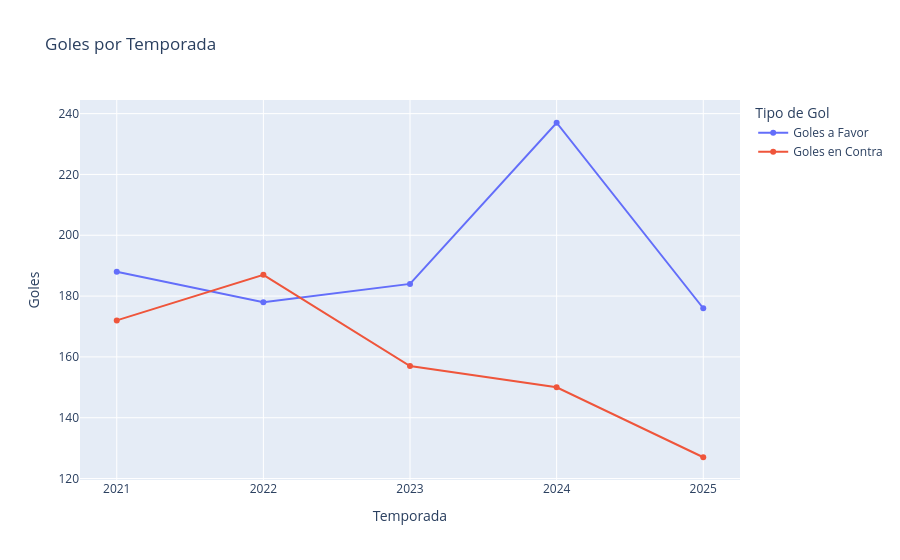

This figure's notebook cell:
### Markdown cell above
Primero veamos que tantos goles se hicieron a favor y cuantos en contra durante las nuestras 5 temporadas

### Code cell
season_g = (
    df.drop_duplicates(subset=["date", "round", "season"])
    .groupby("season")[["gf", "ga"]]
    .sum()
    .reset_index()
)
season_g["season"] = season_g["season"].astype(str)

season_g = season_g.rename(columns={"gf": "Goles a Favor", "ga": "Goles en Contra"})


df_melted = season_g.melt(
    id_vars=["season"],
    value_vars=["Goles a Favor", "Goles en Contra"],
    var_name="tipo",
    value_name="goles",
)

fig = px.line(
    df_melted,
    x="season",
    y="goles",
    color="tipo",
    markers=True,
    title="Goles por Temporada",
    labels={"season": "Temporada", "goles": "Goles", "tipo": "Tipo de Gol"},
)

fig.show()

### Figure 1 — Plotly figure (JSON) as saved in the notebook; plotly's stock layout.template omitted (floating-point values rounded to 4 significant figures)
{"data": [{"hovertemplate": "Tipo de Gol=Goles a Favor<br>Temporada=%{x}<br>Goles=%{y}<extra></extra>", "legendgroup": "Goles a Favor", "line": {"color": "#636efa", "dash": "solid"}, "marker": {"symbol": "circle"}, "mode": "lines+markers", "name": "Goles a Favor", "orientation": "v", "showlegend": true, "type": "scatter", "x": ["2021", "2022", "2023", "2024", "2025"], "xaxis": "x", "y": [188, 178, 184, 237, 176], "yaxis": "y"}, {"hovertemplate": "Tipo de Gol=Goles en Contra<br>Temporada=%{x}<br>Goles=%{y}<extra></extra>", "legendgroup": "Goles en Contra", "line": {"color": "#EF553B", "dash": "solid"}, "marker": {"symbol": "circle"}, "mode": "lines+markers", "name": "Goles en Contra", "orientation": "v", "showlegend": true, "type": "scatter", "x": ["2021", "2022", "2023", "2024", "2025"], "xaxis": "x", "y": [172, 187, 157, 150, 127], "yaxis": "y"}], "layout": {"legend": {"title": {"text": "Tipo de Gol"}, "tracegroupgap": 0}, "title": {"text": "Goles por Temporada"}, "xaxis": {"anchor": "y", "domain": [0, 1], "title": {"text": "Temporada"}}, "yaxis": {"anchor": "x", "domain": [0, 1], "title": {"text": "Goles"}}}}
